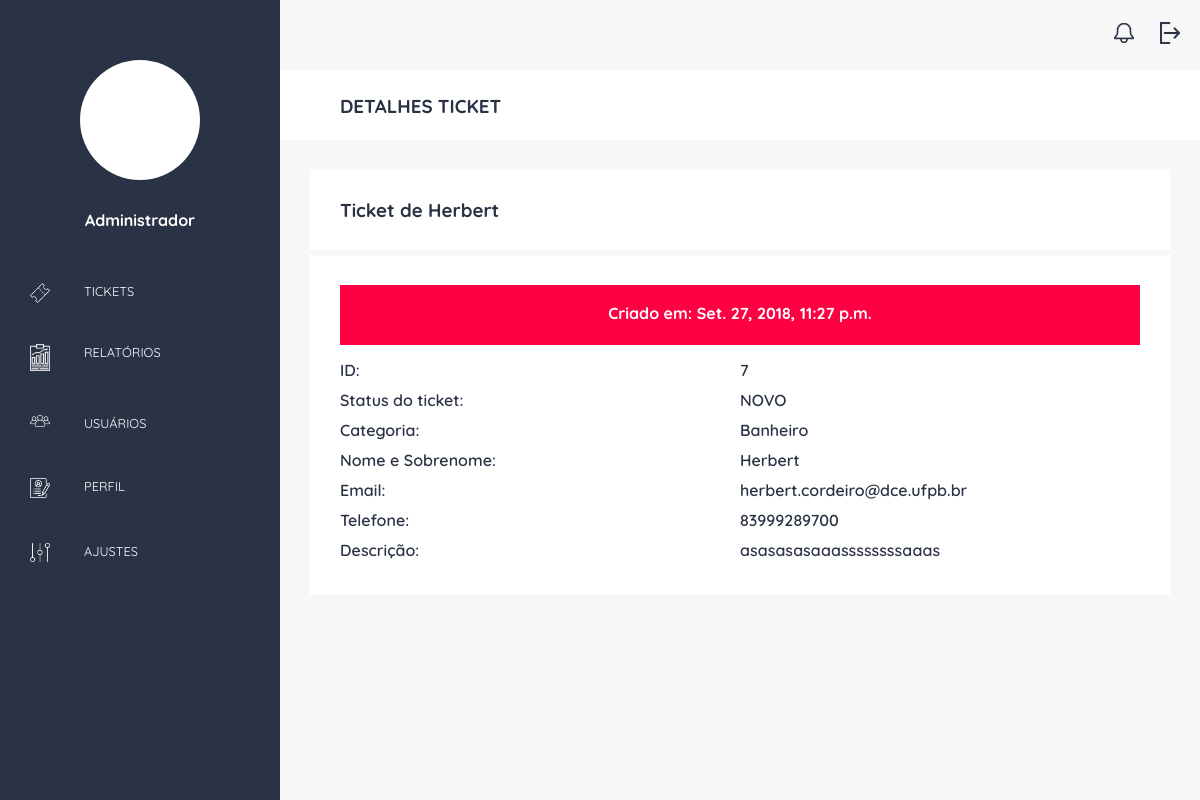
Before: /adm/details/7 (signed in) with the older database file.
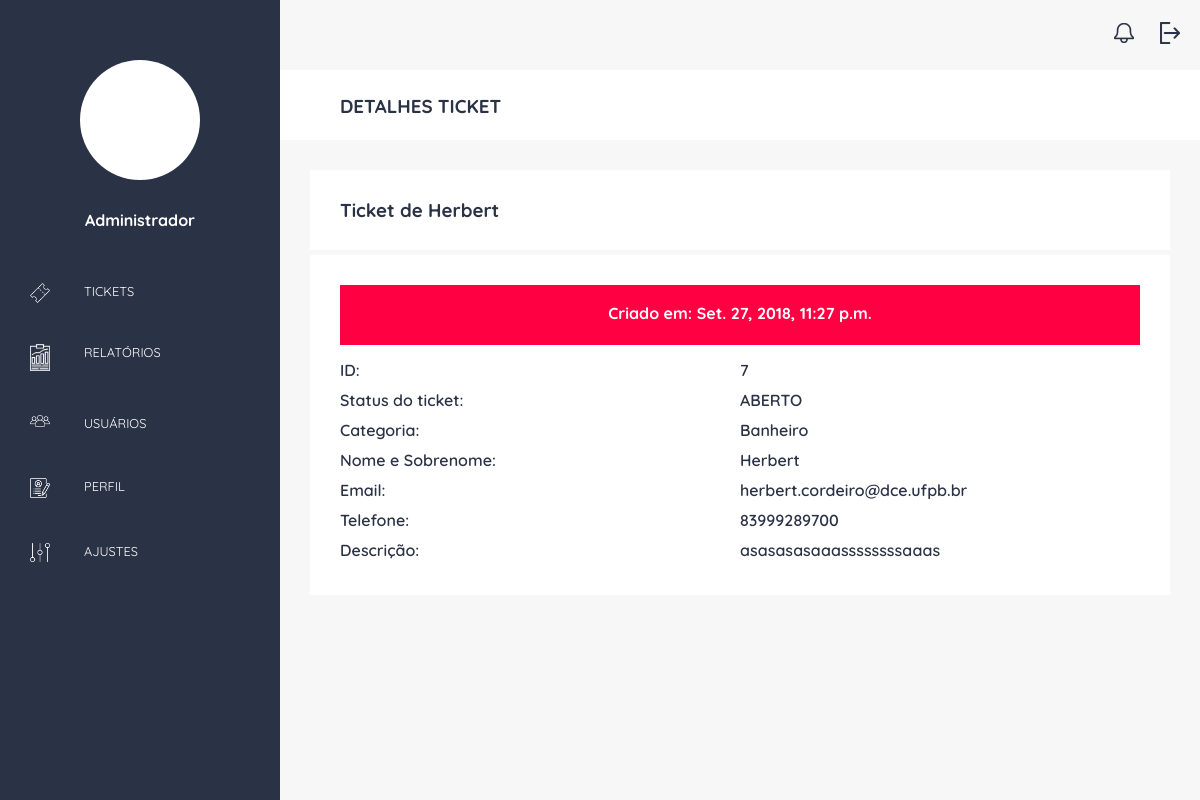
After: the same page with the newer database file.
### ticket/models.py (models this page shows, shortened)
class Ticket(models.Model):
    STATUS = (
        ('1', 'NOVO'),
        ('2', 'ABERTO'),
        ('3', 'FECHADO')
    )
    status = models.CharField(max_length=1, null=True, choices=STATUS, default='1')
    data_criacao=models.DateTimeField(auto_now_add=True)
    categoria = models.ForeignKey(Categoria, on_delete=models.SET_NULL, null=True)
    nome_completo = models.CharField(max_length=50)
    email = models.EmailField()
    telefone = models.CharField(max_length=14)
    anexo = models.FileField(upload_to='post_image', blank=True)
    descricao = models.TextField()

class Categoria(models.Model):
    nome=models.CharField(max_length=100)

### adminstrador/views.py (the view)
# urls.py: path('details/<int:id>', details, name='details'),
@login_required
def details(request, id):
    ticket = Ticket.objects.get(id = id)
    return render(request, 'detailsticket.html', {'ticket': ticket})

### adminstrador/templates/detailsticket.html
{% extends 'basedashboard.html' %}
{% block titulo  %} DETALHES TICKET {% endblock %}
{% block main %}
<div class="container-details">
    <div class="content-details">
        <h3> Ticket de {{ticket.nome_completo}} </h3>
    </div>
</div>
<div class="container-listticket">
    <div class="content-listticket">
        <div class="content-date">
            <h4>Criado em: {{ticket.data_criacao}}<h4>
        </div>
        <div class="ticket-details">
            <div class="details-list">
				<p>ID: </p>
				<p>Status do ticket: </p>
				<p>Categoria: </p>
				<p>Nome e Sobrenome: </p>
				<p>Email: </p>
				<p>Telefone: </p>
				<p>Descrição: </p>
			</div>
			<div class="details-atribute">
				<p>{{ticket.id}}</p>
				<p>{{ticket.get_status_display}}</p>
				<p>{{ticket.categoria.nome}}</p>
				<p>{{ticket.nome_completo}}</p>
				<p>{{ticket.email}}</p>
				<p>{{ticket.telefone}}</p>
				<p>{{ticket.descricao}}</p>
            </div>
        </div>
    </div>
</div>
{% endblock %}

Changed rows visible on the page:
changed Ticket "Herbert": status "NOVO" → "ABERTO"
